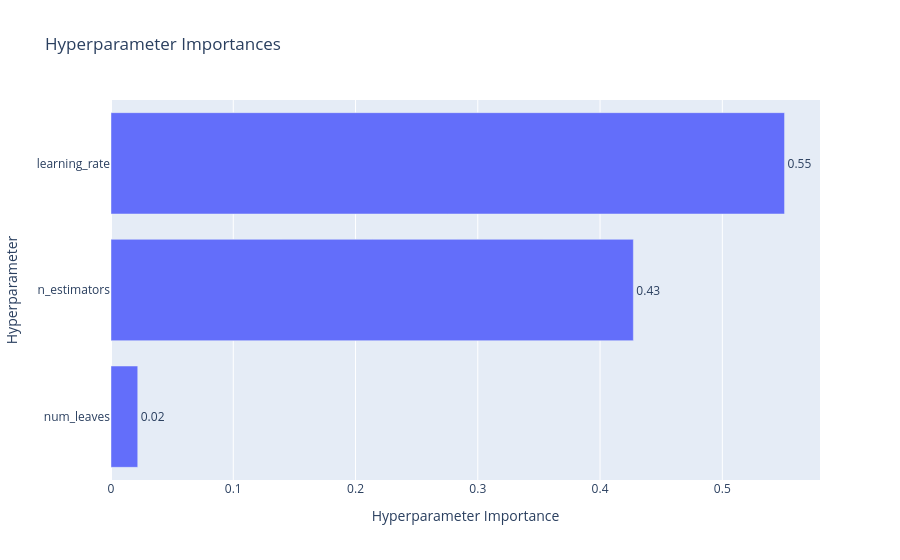

The notebook cell saved with this chart:
### Markdown cell above
#### Визуализация optuna:
1) Сравнение важности гиперпараметров
2) Отрисовка контура оптимизации. Помогает выбрать направление дальнейшей оптимизации в сторону "темных" областей

### Code cell
from optuna.visualization import plot_param_importances

plot_param_importances(study)

### Figure 1 — Plotly figure (JSON) as saved in the notebook; plotly's stock layout.template omitted (floating-point values rounded to 4 significant figures)
{"data": [{"cliponaxis": false, "hovertemplate": ["num_leaves (IntDistribution): 0.021870230669265075<extra></extra>", "n_estimators (IntDistribution): 0.42723524793073026<extra></extra>", "learning_rate (FloatDistribution): 0.5508945214000046<extra></extra>"], "name": "Objective Value", "orientation": "h", "text": ["0.02", "0.43", "0.55"], "textposition": "outside", "type": "bar", "x": [0.02187, 0.4272, 0.5509], "y": ["num_leaves", "n_estimators", "learning_rate"]}], "layout": {"title": {"text": "Hyperparameter Importances"}, "xaxis": {"title": {"text": "Hyperparameter Importance"}}, "yaxis": {"title": {"text": "Hyperparameter"}}}}
